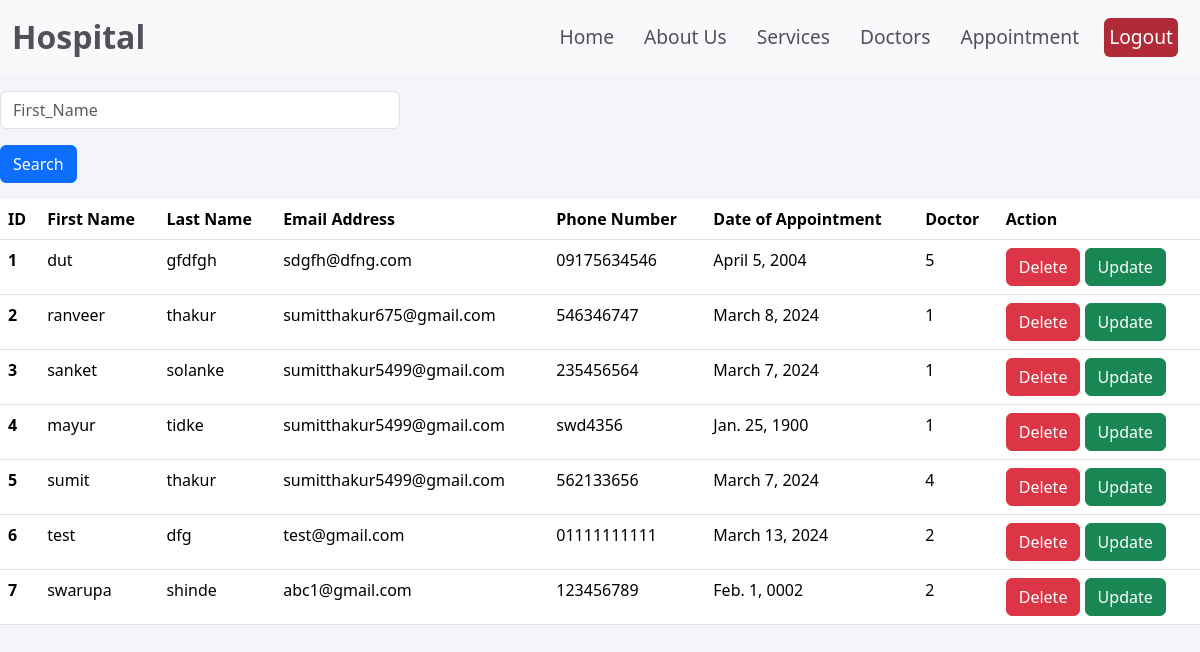
The app's page /dashboard/ (signed in) with its own data.
### appointment/models.py (models this page shows)
class Appointment(models.Model):
    first_name=models.CharField(max_length=100)
    last_name=models.CharField(max_length=100)
    email = models.EmailField()
    phone_number = models.CharField(max_length=10)  # You can adjust the max_length based on your requirements
    date_of_appointment = models.DateField(null=True)
    doctor = models.CharField(max_length=100)

### appointment/views.py (the view)
# urls.py: path('dashboard/',dashboard_view,name="dashboard"),
@user_passes_test(lambda user: user.is_superuser, login_url='/doc-login/')
def dashboard_view(request):
    appointments = Appointment.objects.all()
    if request.GET.get('search'):
        appointments =appointments.filter(first_name__icontains=request.GET.get('search'))
    return render(request, 'dashboard.html', {'appointments': appointments})

### appointment/templates/dashboard.html
{% extends 'layouts/base.html' %}
{% block content %}
<form class="form-inline col-4">
    <div class="form-group mb-3 mt-3">
        <input type="text" class="form-control" id="exampleFormControlInput1" placeholder="First_Name" name="search">
    </div>
    <button type="submit" class="btn btn-primary mb-3" mt-3>Search</button>
</form>
<table class="table">
    <thead>
        <tr>
            <th scope="col">ID</th>
            <th scope="col">First Name</th>
            <th scope="col">Last Name</th>
            <th scope="col">Email Address</th>
            <th scope="col">Phone Number</th>
            <th scope="col">Date of Appointment</th>
            <th scope="col">Doctor</th>
            <th scope="col">Action</th>
        </tr>
    </thead>
    <tbody>
        {% for appointment in appointments %}
        <tr>
            <th scope="row">{{ forloop.counter }}</th>
            <td>{{ appointment.first_name }}</td>
            <td>{{ appointment.last_name }}</td>
            <td>{{ appointment.email }}</td>
            <td>{{ appointment.phone_number }}</td>
            <td>{{ appointment.date_of_appointment }}</td>
            <td>{{ appointment.doctor }}</td>
            <td>
                <a href="/delete-appointment/{{appointment.id}}/ " class="btn btn-danger">Delete</a>
                <a href="/update-appointment/{{appointment.id}}/ " class="btn btn-success">Update</a>
            </td>
        </tr>
        {% endfor %}
    </tbody>
</table>
{% endblock %}

### home/templates/layouts/base.html (shortened to what this page needs)
<!DOCTYPE html>
<html lang="en">
<head>
    <link rel="stylesheet" href="https://cdnjs.cloudflare.com/ajax/libs/font-awesome/6.5.1/css/all.min.css" />
    <link href="https://cdn.jsdelivr.net/npm/bootstrap@5.3.3/dist/css/bootstrap.min.css" rel="stylesheet"
>
    {%load static%}
    <link rel="stylesheet" href="{% static 'style.css' %}" type="text/css">
</head>
<body>
    <nav class="navbar navbar-expand-lg bg-body-tertiary">
        <div class="container-fluid ">
            <a class="navbar-brand" href="/#/">Hospital</a>
            <div class="collapse navbar-collapse" id="navbarSupportedContent">
                <ul class="navbar-nav ms-auto mb-2 mb-lg-0">
                    <li class="nav-item">
                        <a class="nav-link active" aria-current="page" href="/#home/">Home</a>
                    </li>
                    <li class="nav-item">
                        <a class="nav-link active" aria-current="page" href="/#about">About Us</a>
                    </li>
                    <li class="nav-item">
                        <a class="nav-link active" aria-current="page" href="/#service">Services</a>
                    </li>
                    <li class="nav-item">
                        <a class="nav-link active" aria-current="page" href="/#doctors">Doctors</a>
                    </li>
                    <li class="nav-item">
                        <a class="nav-link active" aria-current="page" href="/appointment/">Appointment</a>
                    </li>
                    {% if user.is_authenticated %}
                    <li class="nav-item">
                        <a class="nav-link active btn btn-danger" style="color: white;"
                            href="{% url 'logout' %}">Logout</a>
                    </li>
                    {% endif %}
                </ul>
            </div>
        </div>
    </nav>
    {% block content %}
    {% endblock %}
</body>
</html>

### home/static/style.css (style rules this page uses)
body { background-color: #F4F5FA; overflow-x: hidden; }
.navbar .container-fluid .collapse ul li a { padding: 5px; margin: 10px; font-size: 1.2rem; font-weight: 500; color: #544F5A; }
.navbar-brand { font-size: 2rem; font-weight: 600; color: #544F5A; }

### records on screen
Appointment: first_name "dut", last_name "gfdfgh", email "sdgfh@dfng.com", phone_number "09175634546", date_of_appointment "April 5, 2004", doctor "5"
Appointment: first_name "ranveer", last_name "thakur", email "sumitthakur675@gmail.com", phone_number "546346747", date_of_appointment "March 8, 2024", doctor "1"
Appointment: first_name "sanket", last_name "solanke", email "sumitthakur5499@gmail.com", phone_number "235456564", date_of_appointment "March 7, 2024", doctor "1"
Appointment: first_name "mayur", last_name "tidke", email "sumitthakur5499@gmail.com", phone_number "swd4356", date_of_appointment "Jan. 25, 1900", doctor "1"
Appointment: first_name "sumit", last_name "thakur", email "sumitthakur5499@gmail.com", phone_number "562133656", date_of_appointment "March 7, 2024", doctor "4"
Appointment: first_name "test", last_name "dfg", email "test@gmail.com", phone_number "01111111111", date_of_appointment "March 13, 2024", doctor "2"
Appointment: first_name "swarupa", last_name "shinde", email "abc1@gmail.com", phone_number "123456789", date_of_appointment "Feb. 1, 0002", doctor "2"
